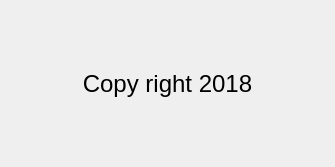
<?xml version="1.0" encoding="UTF-8"?>
<ui version="4.0">
 <class>AboutDialog</class>
 <widget class="QDialog" name="AboutDialog">
  <property name="geometry">
   <rect>
    <x>0</x>
    <y>0</y>
    <width>335</width>
    <height>167</height>
   </rect>
  </property>
  <property name="windowTitle">
   <string>Dialog</string>
  </property>
  <layout class="QGridLayout" name="gridLayout">
   <item row="0" column="0">
    <widget class="QLabel" name="label">
     <property name="font">
      <font>
       <pointsize>18</pointsize>
      </font>
     </property>
     <property name="text">
      <string>Copy right 2018</string>
     </property>
     <property name="alignment">
      <set>Qt::AlignCenter</set>
     </property>
    </widget>
   </item>
  </layout>
 </widget>
 <resources/>
 <connections/>
</ui>
